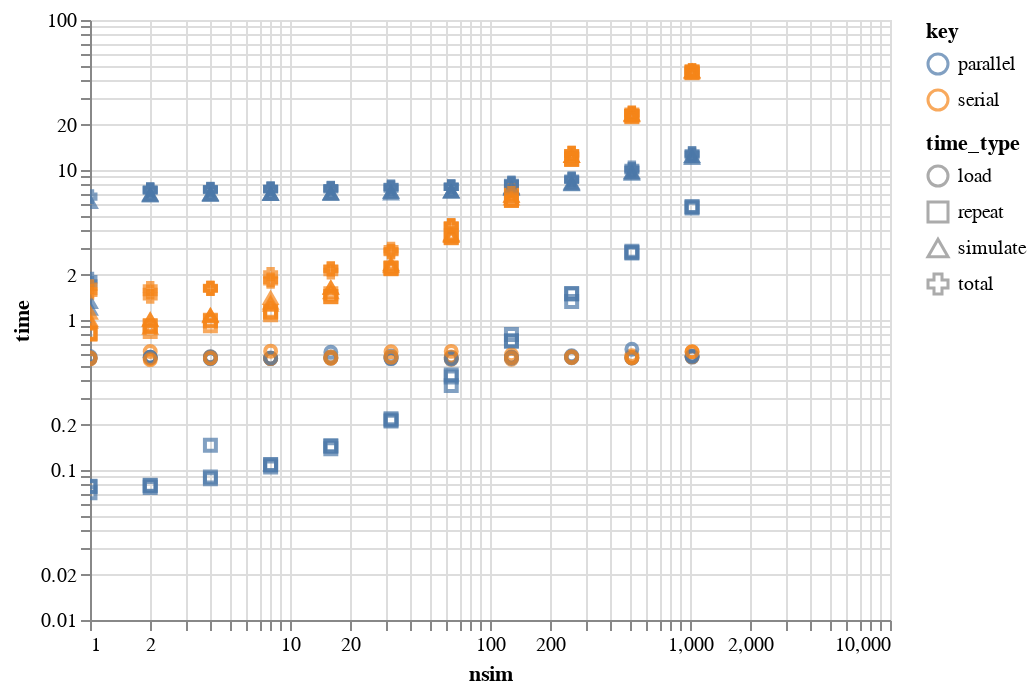

The code cell stored with this chart in its notebook:
### Code cell
chart = alt.Chart(benchmarks).mark_point().encode(
    alt.X('nsim:Q', scale=alt.Scale(type="log")),
    alt.Y('time', scale=alt.Scale(type="log")),
    color='key',
    tooltip="time_type",
    shape="time_type"
    
).interactive()

chart

### Figure 1 — Vega-Lite specification as saved in the notebook (floating-point values rounded to 4 significant figures; data arrays with more than 128 entries replaced by an {"elided": "..."} marker saying what was removed)
{"config": {"view": {"continuousWidth": 400, "continuousHeight": 300}}, "data": {"name": "data-aeb5b60a29d98fad24770ba6b4e08539"}, "mark": "point", "encoding": {"color": {"type": "nominal", "field": "key"}, "shape": {"type": "nominal", "field": "time_type"}, "tooltip": {"type": "nominal", "field": "time_type"}, "x": {"type": "quantitative", "field": "nsim", "scale": {"type": "log"}}, "y": {"type": "quantitative", "field": "time", "scale": {"type": "log"}}}, "selection": {"selector003": {"type": "interval", "bind": "scales", "encodings": ["x", "y"]}}, "$schema": "https://vega.github.io/schema/vega-lite/v4.0.0.json", "datasets": {"data-aeb5b60a29d98fad24770ba6b4e08539": {"elided": "264 records"}}}
